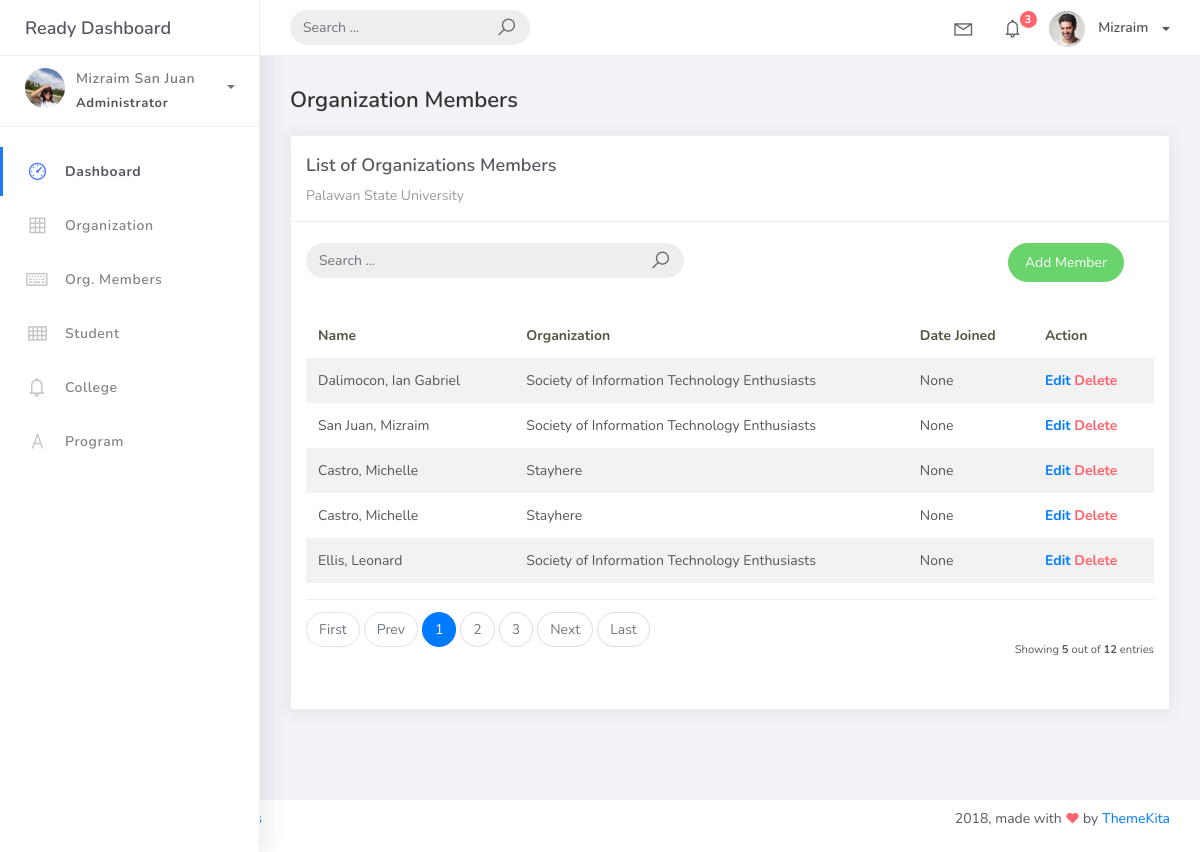
/organization_mem_list, run on the app's committed database.
### studentorg/models.py (models this page shows)
class BaseModel (models.Model):
    created_at = models.DateTimeField(auto_now_add=True, db_index=True)
    updated_at = models.DateTimeField (auto_now=True)
    class Meta:
        abstract = True

class OrgMember (BaseModel):
    student = models.ForeignKey (Student, on_delete=models.CASCADE)
    organization = models.ForeignKey (Organization, on_delete=models.CASCADE)
    date_joined = models.DateField()

class Student(BaseModel):
    student_id = models.CharField (max_length=15)
    lastname = models.CharField (max_length=25)
    firstname = models.CharField (max_length=25)
    middlename = models.CharField (max_length=25, blank=True, null=True)
    program = models.ForeignKey(Program, on_delete=models.CASCADE)
    def __str__(self):
        return f" {self.lastname}, {self.firstname}"

class Organization(BaseModel):
    name = models.CharField(max_length=250)
    college = models.ForeignKey (
        College, null=True, blank=True, on_delete=models.CASCADE)
    description = models.CharField(max_length=500)
    def __str__(self):
        return self.name

### studentorg/views.py (the view, shortened to what this page needs)
# urls.py: path('organization_mem_list', OrganizationMemberList.as_view(), name='organization-mem-list'),
class OrganizationMemberList(ListView):
    model = OrgMember
    context_object_name = 'home'
    template_name = 'orgmember_list.html'
    paginate_by = 5
    def get_queryset(self, *args, **kwargs):
        qs = super(OrganizationMemberList, self).get_queryset(*args, **kwargs)
        return qs

### templates/orgmember_list.html (shortened to what this page needs)
{% extends 'base.html' %} {% load static %} {% block content %}
<div class="content">
  <div class="container-fluid">
    <h4 class="page-title">Organization Members</h4>
    <div class="row">
      <div class="col-md-12">
        <div class="card">
          <div class="card-header">
            <div class="card-title">List of Organizations Members</div>
            <div class="card-category">Palawan State University</div>
          </div>
          <br />
          <div class="col-md-12 row">
            <div class="col-md-6">
              <form class="navbar-left navbar-form nav-search mr-md-3" action="{% url 'orgmember-list' %}">
                <div class="input-group">
                  <input type="text"placeholder="Search ..." class="form-control" name="q"/>
                  <div class="input-group-append">
                    <span class="input-group-text">
                      <i class="la la-search search-icon"></i>
                    </span>
                  </div>
                </div>
              </form>
            </div>
            <div class="col-md-6">
              <div class="pull-right">
                <a
                  href="{% url 'orgmember-add' %}"
                  class="btn btn-success btn-rounded"
                  >Add Member</a
                >
              </div>
            </div>
          </div>
          <div class="card-body">
            <table class="table table-striped mt-3">
              <thead>
                <tr>
                  <th scope="col">Name</th>
                  <th scope="col">Organization</th>
                  <th scope="col">Date Joined</th>
                  <th scope="col">Action</th>
                </tr>
              </thead>
              <tbody>
                {% for object in object_list %}
                <tr>
                  <td>{{ object.student}}</td>
                  <td>{{ object.organization }}</td>
                  <td>{{ object.date_joined }}</td>
                  <td>
                    <a href="orgmember_list/{{object.id}}"><b>Edit</b></a>
                    <a href="orgmember_list/{{object.id}}/delete" class="text-danger"><b>Delete</b></a>
                  </td>
                </tr>
                {% endfor %}
              </tbody>
            </table>
            {% include 'includes/pagination.html' %}
          </div>
        </div>
      </div>
    </div>
  </div>
</div>
{% endblock %}

### templates/base.html (shortened to what this page needs)
{% load static %}
<!DOCTYPE html>
<html>
<head>
	<link rel="stylesheet" href="{% static 'css/bootstrap.min.css' %}">
	<link rel="stylesheet" href="{% static 'css/ready.css' %}">
	<link rel="stylesheet" href="{% static 'css/demo.css' %}">
</head>
<body>
	<div class="wrapper">
		<div class="main-header">
			<div class="logo-header">
				<a href="templates\base.html" class="logo">
					Ready Dashboard
				</a>
			</div>
			<nav class="navbar navbar-header navbar-expand-lg">
				<div class="container-fluid">
					<form class="navbar-left navbar-form nav-search mr-md-3" action="">
						<div class="input-group">
							<input type="text" placeholder="Search ..." class="form-control">
							<div class="input-group-append">
								<span class="input-group-text">
									<i class="la la-search search-icon"></i>
								</span>
							</div>
						</div>
					</form>
					<ul class="navbar-nav topbar-nav ml-md-auto align-items-center">
						<li class="nav-item dropdown hidden-caret">
							<a class="nav-link dropdown-toggle" href="#" id="navbarDropdown" role="button" data-toggle="dropdown" aria-haspopup="true" aria-expanded="false">
								<i class="la la-envelope"></i>
							</a>
						</li>
						<li class="nav-item dropdown hidden-caret">
							<a class="nav-link dropdown-toggle" href="#" id="navbarDropdown" role="button" data-toggle="dropdown" aria-haspopup="true" aria-expanded="false">
								<i class="la la-bell"></i>
								<span class="notification">3</span>
							</a>
						</li>
						<li class="nav-item dropdown">
							<a class="dropdown-toggle profile-pic" data-toggle="dropdown" href="#" aria-expanded="false"> <img src="{% static 'img/profile.jpg' %}" alt="user-img" width="36" class="img-circle">
								<span>Mizraim</span></span> </a>
							</li>
						</ul>
					</div>
				</nav>
			</div>
			<div class="sidebar">
				<div class="scrollbar-inner sidebar-wrapper">
					<div class="user">
						<div class="photo">
							<img src="{% static 'img/mizra.jpg' %}">
						</div>
						<div class="info">
							<a class="" data-toggle="collapse" href="#collapseExample" aria-expanded="true">
								<span>
									Mizraim San Juan
									<span class="user-level">Administrator</span>
									<span class="caret"></span>
								</span>
							</a>
						</div>
					</div>
					<ul class="nav">
						<li class="nav-item active">
							<a href="{% url 'dashboard-chart' %}">
								<i class="la la-dashboard"></i>
								<p>Dashboard</p>
							</a>
						</li>
						<li class="nav-item">
							<a href="{% url 'organization-list' %}">
								<i class="la la-table"></i>
								<p>Organization</p>
							</a>
						</li>
						<li class="nav-item">
							<a href="{% url 'organization-mem-list' %}">
								<i class="la la-keyboard-o"></i>
								<p>Org. Members</p>
							</a>
						</li>
						<li class="nav-item">
							<a href="{% url 'student-list' %}">
								<i class="la la-th"></i>
								<p>Student</p>
							</a>
						</li>
						<li class="nav-item">
							<a href="{% url 'college-list' %}">
								<i class="la la-bell"></i>
								<p>College</p>
							</a>
						</li>
						<li class="nav-item">
							<a href="{% url 'program-list' %}">
								<i class="la la-font"></i>
								<p>Program</p>
							</a>
						</li>
					</ul>
				</div>
			</div>
			<div class="main-panel">
			    {% block content %}
			    {% endblock %}
			</div>
				<footer class="footer">
					<div class="container-fluid">
						<nav class="pull-left">
							<ul class="nav">
								<li class="nav-item">
									<a class="nav-link" href="http://www.themekita.com">
									</a>
								</li>
								<li class="nav-item">
									<a class="nav-link" href="#">
									</a>
								</li>
								<li class="nav-item">
									<a class="nav-link" href="https://themewagon.com/license/#free-item">
									</a>
								</li>
							</ul>
						</nav>
						<div class="copyright ml-auto">
							2018, made with <i class="la la-heart heart text-danger"></i> by <a href="http://www.themekita.com">ThemeKita</a>
						</div>
					</div>
				</footer>
			</div>
</body>
</html>

### templates/includes/pagination.html (shortened to what this page needs)
{% if is_paginated %}
<div class="card-footer px-0 border-0 d-flex flex-column flex-lg-row align-items-center justify-content-between mt-3">
    <nav aria-label="Topics pagination" class="mb-4">
        <ul class="pagination">
            {% if page_obj.number > 1 %}
            <li class="page-item">
                <a class="page-link" href="?page=1">First</a>
            </li>
            {% else %}
            <li class="page-item disabled">
                <span class="page-link">First</span>
            </li>
            {% endif %} {% if page_obj.has_previous %}
            <li class="page-item">
                <a class="page-link" href="?page={{ page_obj.previous_page_number }}">Prev</a>
            </li>
            {% else %}
            <li class="page-item disabled">
                <span class="page-link">Prev</span>
            </li>
            {% endif %} {% for page_num in paginator.page_range %} {% if page_obj.number == page_num %}
            <li class="page-item active">
                <span class="page-link">
                    {{ page_num }}
                </span>
            </li>
            {% elif page_num > page_obj.number|add:'-3' and page_num < page_obj.number|add:'3' %}
            <li class="page-item">
                <a class="page-link" href="?page={{ page_num }}">{{ page_num }}</a>
            </li>
            {% endif %}
            {% endfor %}
            {% if page_obj.has_next %}
            <li class="page-item">
                <a class="page-link" href="?page={{ page_obj.next_page_number }}">Next</a>
            </li>
            {% else %}
            <li class="page-item disabled">
                <span class="page-link">Next</span>
            </li>
            {% endif %}
            {% if page_obj.number != paginator.num_pages %}
            <li class="page-item">
                <a class="page-link" href="?page={{ paginator.num_pages }}">Last</a>
            </li>
            {% else %}
            <li class="page-item disabled">
                <span class="page-link">Last</span>
            </li>
            {% endif %}
        </ul>
    </nav>
    <div class="fw-normal small mt-4 mt-lg-0">Showing <b>{{ object_list.count }}</b> out of <b>{{ paginator.count }}</b> entries</div>
</div>
{% endif %}

### data on the page
OrgMember: student "Dalimocon, Ian Gabriel", organization "Society of Information Technology Enthusiasts", date_joined "None"
OrgMember: student "San Juan, Mizraim", organization "Society of Information Technology Enthusiasts", date_joined "None"
OrgMember: student "Castro, Michelle", organization "Stayhere", date_joined "None"
OrgMember: student "Castro, Michelle", organization "Stayhere", date_joined "None"
OrgMember: student "Ellis, Leonard", organization "Society of Information Technology Enthusiasts", date_joined "None"

### other printed values
{{ page_num }} "1"
{{ page_num }} "2" "3"
{{ object_list.count }} "5"
{{ paginator.count }} "12"
